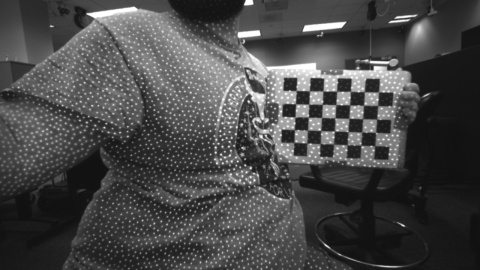
#> input picture Calibration/images/1689371206.795626/927522071127-L.jpg, 480 x 270 px, given as the content of the folder Calibration/images/Intrinsic/1, which was not available
$ python calibrate.py   (older library calls are emulated)
#> lines starting #> are read from the running program, lines starting #| are printed output that depends on the picture; after the words box and inside, x2 and y2 are one past the last pixel; in counts of white or black regions, pixels touching at a corner belong together; long printed decimals are rounded; pictures that were not available may be replaced by others from this repository, and a replacement may not be noted
import cv2
import numpy as np
import os
import glob


CHECKERBOARD = (5,7)
criteria = (cv2.TERM_CRITERIA_EPS + cv2.TERM_CRITERIA_MAX_ITER, 30, 0.01)
criteria_stereo = (cv2.TermCriteria_EPS + cv2.TermCriteria_MAX_ITER, 30, 0.001)

flags = 0
flags |= cv2.CALIB_FIX_INTRINSIC


def process_frame(fname, objpoints, imgpoints, objp) -> tuple[list, list]:
    img = cv2.imread(fname)
    gray = cv2.cvtColor(img,cv2.COLOR_BGR2GRAY)
        # Find the chess board corners
        # If desired number of corners are found in the image then ret = true
    ret, corners = cv2.findChessboardCorners(gray, CHECKERBOARD, cv2.CALIB_CB_ADAPTIVE_THRESH + cv2.CALIB_CB_FAST_CHECK + cv2.CALIB_CB_NORMALIZE_IMAGE)

    """
        If desired number of corner are detected,
        we refine the pixel coordinates and display
        them on the images of checker board
    """
    if ret == True:
        objpoints.append(objp)
            # refining pixel coordinates for given 2d points.
        corners2 = cv2.cornerSubPix(gray, corners, (11,11),(-1,-1), criteria)

        imgpoints.append(corners2)

            # Draw and display the corners
        img = cv2.drawChessboardCorners(img, CHECKERBOARD, corners2, ret)

        cv2.imshow('img',img)
        cv2.waitKey(10)

    return objpoints, imgpoints


def calibrate_single_camera(number, intrinsic:bool=True):
    # Creating vector to store vectors of 3D points for each checkerboard image
    objpoints = []
    # Creating vector to store vectors of 2D points for each checkerboard image
    imgpoints = []

    # Defining the world coordinates for 3D points
    objp = np.zeros((1, CHECKERBOARD[0] * CHECKERBOARD[1], 3), np.float32)
    objp[0,:,:2] = np.mgrid[0:CHECKERBOARD[0], 0:CHECKERBOARD[1]].T.reshape(-1, 2)
    prev_img_shape = None

    filename = f'Calibration/images/{"Intrinsic" if intrinsic else "StereoPairs"}/{number}/*'

    images = glob.glob(filename)
    last_ret = 0

    h,w = cv2.imread(images[0]).shape[:2]

    for fname in images:
        objpoints, imgpoints = process_frame(fname, objpoints, imgpoints, objp)

    ret, mtx, dist, rvecs, tvecs = cv2.calibrateCamera(objpoints, imgpoints, (h,w), None, None)

    print(f"cam num: {number}")

    print(mtx)

    new_mtxl, roi = cv2.getOptimalNewCameraMatrix(mtx, dist, (w,h), 0, (w,h))

    print(f"rsme: {ret}")

    return (dist, new_mtxl)


def calibrate_pair(number1, number2):
    distL, new_mtxL = calibrate_single_camera(number1, True)
    distR, new_mtxR = calibrate_single_camera(number2, True)

    obj_pts = []

    imgPointsL = []
    imgPointsR = []

    objp = np.zeros((1, CHECKERBOARD[0] * CHECKERBOARD[1], 3), np.float32)
    objp[0,:,:2] = np.mgrid[0:CHECKERBOARD[0], 0:CHECKERBOARD[1]].T.reshape(-1, 2)
    prev_img_shape = None

    filenameL = f'Calibration/images/StereoPairs/{number1}/*'
    filenameR = f'Calibration/images/StereoPairs/{number2}/*'

    imagesL = glob.glob(filenameL)
    imagesR = glob.glob(filenameR)

    for fnameL, fnameR in zip(imagesL, imagesR):
        imgL = cv2.imread(fnameL)
        imgR = cv2.imread(fnameR)
        imgL_gray = cv2.imread(fnameL,0)
        imgR_gray = cv2.imread(fnameR,0)

        outputL = imgL.copy()
        outputR = imgR.copy()

        retR, cornersR =  cv2.findChessboardCorners(outputR,CHECKERBOARD,None)
        retL, cornersL = cv2.findChessboardCorners(outputL,CHECKERBOARD,None)

        if retR and retL:
            obj_pts.append(objp)
            cv2.cornerSubPix(imgR_gray,cornersR,(11,11),(-1,-1),criteria)
            cv2.cornerSubPix(imgL_gray,cornersL,(11,11),(-1,-1),criteria)
            cv2.drawChessboardCorners(outputR,CHECKERBOARD,cornersR,retR)
            cv2.drawChessboardCorners(outputL,CHECKERBOARD,cornersL,retL)
            cv2.imshow('img',np.hstack([outputL, outputR]))
            cv2.waitKey(10)

            imgPointsL.append(cornersL)
            imgPointsR.append(cornersR)

    h,w = cv2.imread(imagesL[0]).shape[:2]

    retS, new_mtxL, distL, new_mtxR, distR, Rot, Trns, Emat, Fmat = cv2.stereoCalibrate(obj_pts, imgPointsL, imgPointsR, new_mtxL, distL, new_mtxR, distR, (w, h), criteria=criteria_stereo, flags=flags)

    print(f"stereo pair {number1} - {number2}")
    print(f"stero rsme:{retS}")
    print(f"ROT: \n{Rot}")
    print(f"Trns: \n", Trns)
    rectify_scale= 2.54
    rect_l, rect_r, proj_mat_l, proj_mat_r, Q, roiL, roiR= cv2.stereoRectify(new_mtxL, distL, new_mtxR, distR, imgL_gray.shape[::-1],Rot, Trns, rectify_scale,(0,0), flags=cv2.CALIB_ZERO_DISPARITY)

    Left_Stereo_Map= cv2.initUndistortRectifyMap(new_mtxL, distL, rect_l, proj_mat_l,
                                            imgL_gray.shape[::-1], cv2.CV_16SC2)
    Right_Stereo_Map= cv2.initUndistortRectifyMap(new_mtxR, distR, rect_r, proj_mat_r,
                                            imgR_gray.shape[::-1], cv2.CV_16SC2)

    print("not Saving paraeters uncomment to save......")
    """ cv_file = cv2.FileStorage("CalibrationParameters.xml", cv2.FILE_STORAGE_APPEND)
    cv_file.write(f"M{number1}-{number2}L_Stereo_Map_x",Left_Stereo_Map[0])
    cv_file.write(f"M{number1}-{number2}L_Stereo_Map_y",Left_Stereo_Map[1])
    cv_file.write(f"M{number1}-{number2}R_Stereo_Map_x",Right_Stereo_Map[0])
    cv_file.write(f"M{number1}-{number2}R_Stereo_Map_y",Right_Stereo_Map[1])
    cv_file.write(f"M{number1}-{number2}Q",Q)
    cv_file.release() """

if __name__ == "__main__":
    calibrate_pair(1,0)
#> in calibrate_single_camera, `h,w = cv2.imread(images[0]).shape[:2]`: h = 270; w = 480
#> in process_frame, img is the input picture: shape (270, 480, 3); min 13, max 255, mean 72
#> in process_frame, `ret, corners = cv2.findChessboardCorners(gray, CHECKERBOARD, cv2.CALIB..`: ret = True; corners = 35 rows, first 8: [378.4, 91.84], [377.8, 105.6], [377.1, 118.6], [375.2, 132], [374.1, 146.9], [364.1, 91.34], [363.7, 104.9], [362.6, 118.6]
#> in process_frame, `corners2 = cv2.cornerSubPix(gray, corners, (11,11),(-1,-1), criteria)`: corners2 = 35 rows, first 8: [379, 92.24], [378.1, 105.9], [376.8, 119.1], [375.5, 132.5], [374.7, 145.5], [364.1, 91.66], [363.4, 105.4], [362.5, 118.3]
#> in process_frame, `img = cv2.drawChessboardCorners(img, CHECKERBOARD, corners2, ret)`:
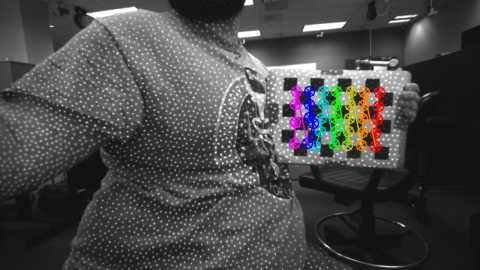
#> img: shape (270, 480, 3); 3.44% of pixels changed, all inside (x1, y1, x2, y2) = (288, 85, 386, 153)
#> in calibrate_single_camera, `objpoints, imgpoints = process_frame(fname, objpoints, imgpoints, objp)`: objpoints = 1 item
#> in calibrate_single_camera, `ret, mtx, dist, rvecs, tvecs = cv2.calibrateCamera(objpoints, imgpoint..`: ret = 2.33; mtx = [[1040.6, 0, 112.3], [0, 632.2, 184.4], [0, 0, 1]]; dist = [[-1.63, 12.29, 0.0164, -0.223, -26.76]]; rvecs = ([0.558, 0.789, 1.61],); tvecs = ([13.3, -6.68, 34.54],)
#| [[1.04063911e+03 0.00000000e+00 1.12267350e+02]
#|  [0.00000000e+00 6.32196685e+02 1.84400337e+02]
#|  [0.00000000e+00 0.00000000e+00 1.00000000e+00]]
#> in calibrate_single_camera, `new_mtxl, roi = cv2.getOptimalNewCameraMatrix(mtx, dist, (w,h), 0, (w,..`: new_mtxl = [[1085.8, 0, 96.35], [0, 635.4, 185.3], [0, 0, 1]]; roi = (0, 0, 479, 269)
#| rsme: 2.327
#> in calibrate_pair, `distL, new_mtxL = calibrate_single_camera(number1, True)`: distL = [[-1.63, 12.29, 0.0164, -0.223, -26.76]]; new_mtxL = [[1085.8, 0, 96.35], [0, 635.4, 185.3], [0, 0, 1]]
#| [[1.04063911e+03 0.00000000e+00 1.12267350e+02]
#|  [0.00000000e+00 6.32196685e+02 1.84400337e+02]
#|  [0.00000000e+00 0.00000000e+00 1.00000000e+00]]
#| rsme: 2.327
#> in calibrate_pair, `distR, new_mtxR = calibrate_single_camera(number2, True)`: distR = [[-1.63, 12.29, 0.0164, -0.223, -26.76]]; new_mtxR = [[1085.8, 0, 96.35], [0, 635.4, 185.3], [0, 0, 1]]
#> in calibrate_pair, `retR, cornersR =  cv2.findChessboardCorners(outputR,CHECKERBOARD,None)`: retR = True; cornersR has the same summary as corners in process_frame
#> in calibrate_pair, `retL, cornersL = cv2.findChessboardCorners(outputL,CHECKERBOARD,None)`: cornersL has the same summary as corners in process_frame
#> in calibrate_pair, `cv2.imshow('img',np.hstack([outputL, outputR]))`:
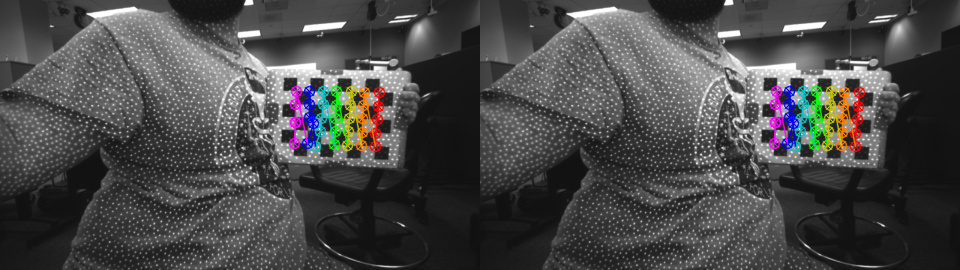
#> window 'img': shape (270, 960, 3); mean B, G, R 72, 72.3, 72.7
#> in calibrate_pair, `h,w = cv2.imread(imagesL[0]).shape[:2]`: h = 270; w = 480
#> in calibrate_pair, `retS, new_mtxL, distL, new_mtxR, distR, Rot, Trns, Emat, Fmat = cv2.st..`: retS = 2.33; Rot = [[1, 1.03e-15, 8.11e-15], [-1.03e-15, 1, 2.88e-15], [-8.11e-15, -2.88e-15, 1]]; Trns = [-6.69e-13, 7.18e-14, -1.11e-12]; Emat = [[-1.72e-27, 1.11e-12, 7.18e-14], [-1.11e-12, -3.07e-27, 6.69e-13], [-7.18e-14, -6.69e-13, -2.51e-27]]; Fmat = [[2.22e-06, -2.44e+09, 3.52e+11], [2.44e+09, 1.16e-05, -1.84e+12], [-3.52e+11, 1.84e+12, 1]]
#| stero rsme:2.330
#| ROT:
#| [[ 1.00000000e+00  1.02695461e-15  8.11279601e-15]
#|  [-1.02695461e-15  1.00000000e+00  2.88365778e-15]
#|  [-8.11279601e-15 -2.88365778e-15  1.00000000e+00]]
#| Trns:
#|  [[-6.69336787e-13]
#|  [ 7.17538297e-14]
#|  [-1.10571560e-12]]
#> in calibrate_pair, `rect_l, rect_r, proj_mat_l, proj_mat_r, Q, roiL, roiR= cv2.stereoRecti..`: rect_l = [[0.517, -0.0554, 0.854], [0.0554, 0.998, 0.0312], [-0.854, 0.0312, 0.519]]; rect_r has the same summary as rect_l; proj_mat_l = [[635.4, 0, -1744.7, 0], [0, 635.4, 223.2, 0], [0, 0, 1, 0]]; proj_mat_r = [[635.4, 0, -1744.7, -8.23e-10], [0, 635.4, 223.2, 0], [0, 0, 1, 0]]; Q = [[1, 0, 0, 1744.7], [0, 1, 0, -223.2], [0, 0, 0, 635.4], [0, 0, 7.72e+11, 0]]; roiL = (0, 0, 0, 0)
    calibrate_pair(0,2)
#| [[1.04063911e+03 0.00000000e+00 1.12267350e+02]
#|  [0.00000000e+00 6.32196685e+02 1.84400337e+02]
#|  [0.00000000e+00 0.00000000e+00 1.00000000e+00]]
#| rsme: 2.327
#| [[1.04063911e+03 0.00000000e+00 1.12267350e+02]
#|  [0.00000000e+00 6.32196685e+02 1.84400337e+02]
#|  [0.00000000e+00 0.00000000e+00 1.00000000e+00]]
#| rsme: 2.327
#| stero rsme:2.330
#| ROT:
#| [[ 1.00000000e+00  1.02695461e-15  8.11279601e-15]
#|  [-1.02695461e-15  1.00000000e+00  2.88365778e-15]
#|  [-8.11279601e-15 -2.88365778e-15  1.00000000e+00]]
#| Trns:
#|  [[-6.69336787e-13]
#|  [ 7.17538297e-14]
#|  [-1.10571560e-12]]
    calibrate_pair(2,3)
#| [[1.04063911e+03 0.00000000e+00 1.12267350e+02]
#|  [0.00000000e+00 6.32196685e+02 1.84400337e+02]
#|  [0.00000000e+00 0.00000000e+00 1.00000000e+00]]
#| rsme: 2.327
#| [[1.04063911e+03 0.00000000e+00 1.12267350e+02]
#|  [0.00000000e+00 6.32196685e+02 1.84400337e+02]
#|  [0.00000000e+00 0.00000000e+00 1.00000000e+00]]
#| rsme: 2.327
#| stero rsme:2.330
#| ROT:
#| [[ 1.00000000e+00  1.02695461e-15  8.11279601e-15]
#|  [-1.02695461e-15  1.00000000e+00  2.88365778e-15]
#|  [-8.11279601e-15 -2.88365778e-15  1.00000000e+00]]
#| Trns:
#|  [[-6.69336787e-13]
#|  [ 7.17538297e-14]
#|  [-1.10571560e-12]]

$ run again, on Calibration/images/1689371209.786738/927522073022-L.jpg
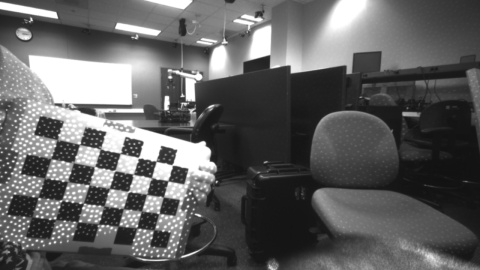
#> input picture Calibration/images/1689371209.786738/927522073022-L.jpg, 480 x 270 px, given as the content of the folder Calibration/images/Intrinsic/1, which was not available
#> in calibrate_single_camera, `h,w = cv2.imread(images[0]).shape[:2]`: h = 270; w = 480
#> in process_frame, img is the input picture: shape (270, 480, 3); min 16, max 255, mean 97.4
#> in process_frame, `ret, corners = cv2.findChessboardCorners(gray, CHECKERBOARD, cv2.CALIB..`: ret = True; corners = 35 rows, first 8: [172, 164.7], [167.9, 180.8], [163.6, 197.3], [158.9, 214], [154, 229.8], [155.6, 161.5], [152.3, 178.2], [146.5, 194.5]
#> corners2 = 35 rows, first 8: [172.5, 164.7], [168, 180.7], [163, 196.7], [159.3, 214.1], [153.8, 231.1], [155.8, 161.3], [151.4, 177.7], [146.8, 194.4]
#> in process_frame, `img = cv2.drawChessboardCorners(img, CHECKERBOARD, corners2, ret)`:
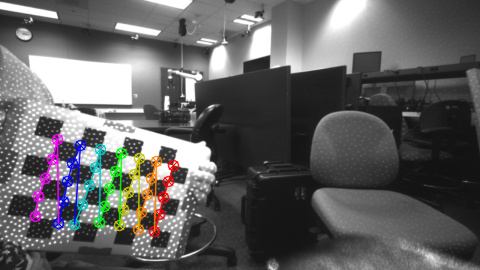
#> img: shape (270, 480, 3); 4.27% of pixels changed, all inside (x1, y1, x2, y2) = (29, 133, 180, 238)
#> objpoints = 1 item
#> in calibrate_single_camera, `ret, mtx, dist, rvecs, tvecs = cv2.calibrateCamera(objpoints, imgpoint..`: ret = 1.3; mtx = [[986.9, 0, 141.2], [0, 458.6, 228.4], [0, 0, 1]]; dist = [[-6.51, 108.5, -0.231, -0.0308, -862.2]]; rvecs = ([-0.799, -0.865, 1.56],); tvecs = ([0.932, -3.85, 27.99],)
#| [[986.892   0.         141.156]
#|  [  0.         458.647 228.415 ]
#|  [  0.           0.           1.        ]]
#> new_mtxl = [[986.9, 0, 141.2], [0, 458.6, 228.4], [0, 0, 1]]; roi = (0, 0, 479, 269)
#| rsme: 1.297
#> distL = [[-6.51, 108.5, -0.231, -0.0308, -862.2]]; new_mtxL = [[986.9, 0, 141.2], [0, 458.6, 228.4], [0, 0, 1]]
#| [[986.892   0.         141.156]
#|  [  0.         458.647 228.415 ]
#|  [  0.           0.           1.        ]]
#| rsme: 1.297
#> distR = [[-6.51, 108.5, -0.231, -0.0308, -862.2]]; new_mtxR = [[986.9, 0, 141.2], [0, 458.6, 228.4], [0, 0, 1]]
#> retR = True; cornersR has the same summary as corners in process_frame
#> cornersL has the same summary as corners in process_frame
#> in calibrate_pair, `cv2.imshow('img',np.hstack([outputL, outputR]))`:
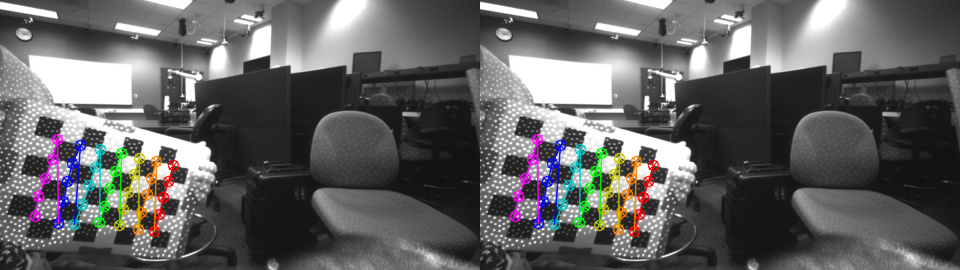
#> window 'img': shape (270, 960, 3); mean B, G, R 97.1, 97.2, 97.7
#> in calibrate_pair, `h,w = cv2.imread(imagesL[0]).shape[:2]`: h = 270; w = 480
#> retS = 1.3; Rot = [[1, 4.28e-15, -1.11e-15], [-4.28e-15, 1, 1.6e-15], [1.11e-15, -1.6e-15, 1]]; Trns = [3.78e-14, -2.58e-14, -1.53e-13]; Emat = [[-6.82e-28, 1.53e-13, -2.58e-14], [-1.53e-13, -5.93e-28, -3.78e-14], [2.58e-14, 3.78e-14, 3.22e-29]]; Fmat = [[2.49e-06, -1.2e+09, 3.67e+11], [1.2e+09, 1e-05, 1.24e+11], [-3.67e+11, -1.24e+11, 1]]
#| stero rsme:1.297
#| ROT:
#| [[ 1.00000000e+00  4.28162449e-15 -1.10598724e-15]
#|  [-4.28162449e-15  1.00000000e+00  1.60473822e-15]
#|  [ 1.10598724e-15 -1.60473822e-15  1.00000000e+00]]
#| Trns:
#|  [[ 3.77893006e-14]
#|  [-2.57519252e-14]
#|  [-1.52565070e-13]]
#> rect_l = [[0.237, -0.162, -0.958], [0.162, 0.979, -0.125], [0.958, -0.125, 0.258]]; rect_r has the same summary as rect_l; proj_mat_l = [[458.6, 0, 2725.7, 0], [0, 458.6, 677.1, 0], [0, 0, 1, 0]]; proj_mat_r = [[458.6, 0, 2725.7, 7.3e-11], [0, 458.6, 677.1, 0], [0, 0, 1, 0]]; Q = [[1, 0, 0, -2725.7], [0, 1, 0, -677.1], [0, 0, 0, 458.6], [0, 0, -6.28e+12, 0]]; roiL = (0, 0, 0, 0)
#| [[986.892   0.         141.156]
#|  [  0.         458.647 228.415 ]
#|  [  0.           0.           1.        ]]
#| rsme: 1.297
#| [[986.892   0.         141.156]
#|  [  0.         458.647 228.415 ]
#|  [  0.           0.           1.        ]]
#| rsme: 1.297
#| stero rsme:1.297
#| ROT:
#| [[ 1.00000000e+00  4.28162449e-15 -1.10598724e-15]
#|  [-4.28162449e-15  1.00000000e+00  1.60473822e-15]
#|  [ 1.10598724e-15 -1.60473822e-15  1.00000000e+00]]
#| Trns:
#|  [[ 3.77893006e-14]
#|  [-2.57519252e-14]
#|  [-1.52565070e-13]]
#| [[986.892   0.         141.156]
#|  [  0.         458.647 228.415 ]
#|  [  0.           0.           1.        ]]
#| rsme: 1.297
#| [[986.892   0.         141.156]
#|  [  0.         458.647 228.415 ]
#|  [  0.           0.           1.        ]]
#| rsme: 1.297
#| stero rsme:1.297
#| ROT:
#| [[ 1.00000000e+00  4.28162449e-15 -1.10598724e-15]
#|  [-4.28162449e-15  1.00000000e+00  1.60473822e-15]
#|  [ 1.10598724e-15 -1.60473822e-15  1.00000000e+00]]
#| Trns:
#|  [[ 3.77893006e-14]
#|  [-2.57519252e-14]
#|  [-1.52565070e-13]]
